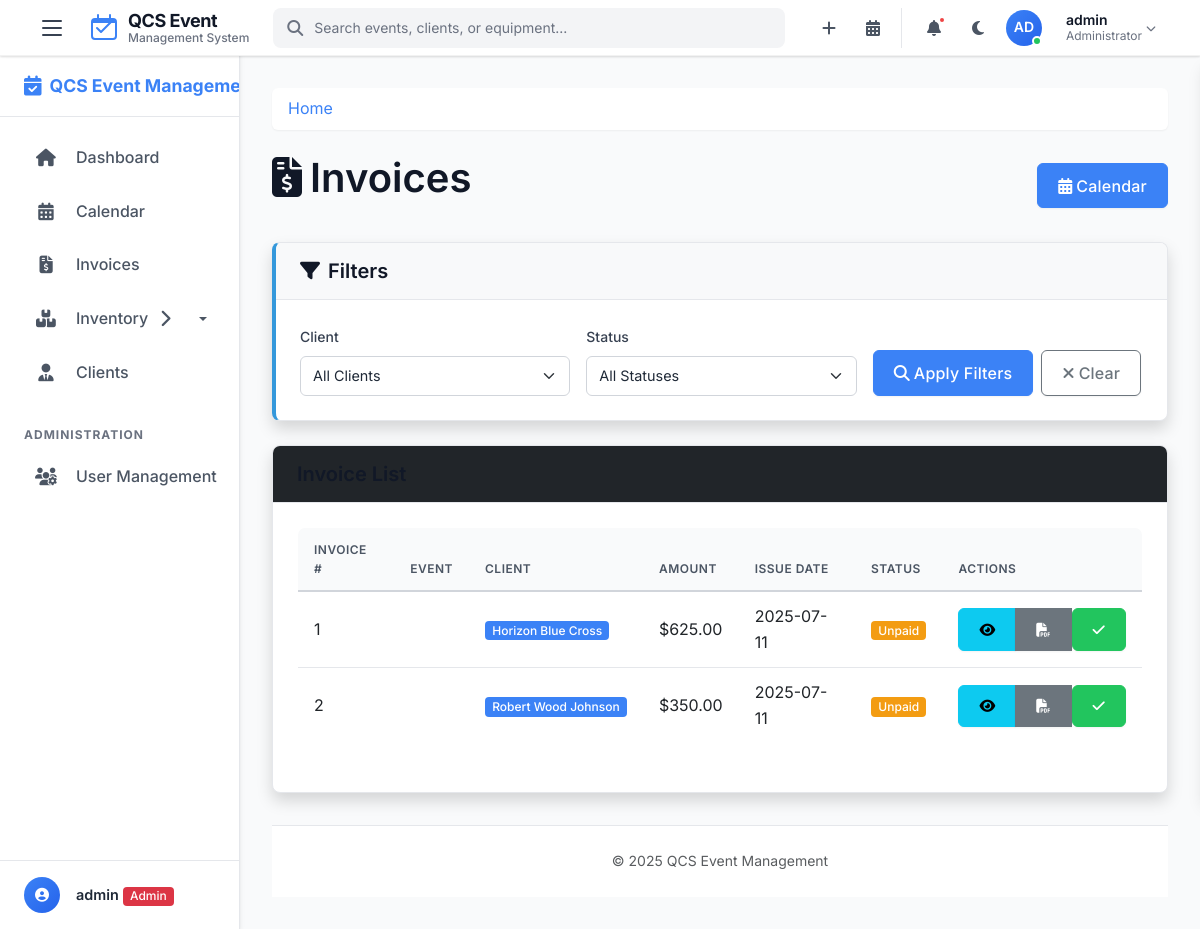
Page /invoices (signed in) on the earlier database version.
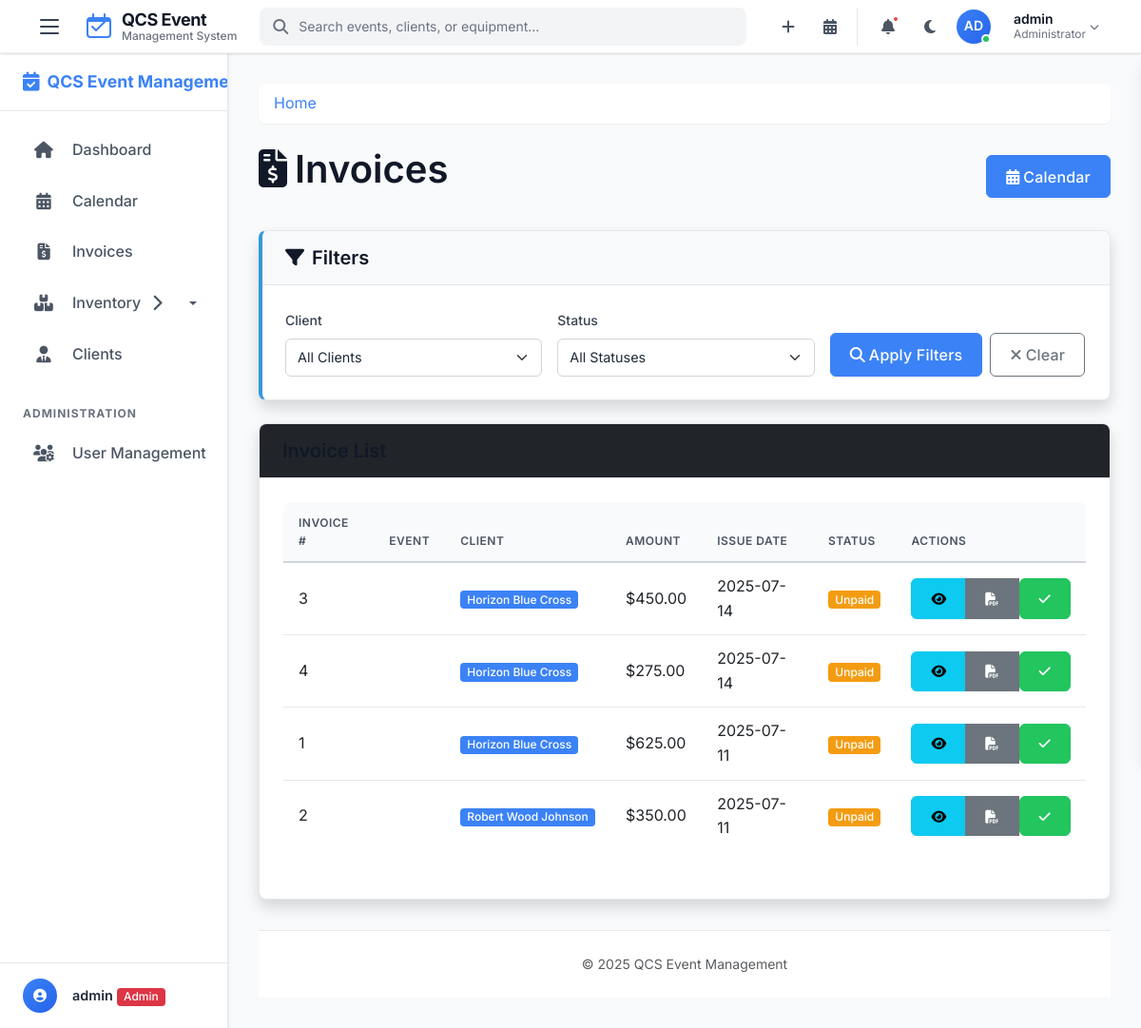
Same page on the later database version.
### tables this page shows
CREATE TABLE invoices (
    id INTEGER PRIMARY KEY AUTOINCREMENT,
    event_id INTEGER,
    client_id INTEGER,
    amount REAL,
    issue_date TEXT NOT NULL DEFAULT (datetime('now')),
    due_date TEXT,
    status TEXT DEFAULT 'unpaid' CHECK(status IN ('unpaid', 'partial', 'paid', 'overdue')),
    notes TEXT,
    created_by INTEGER,
    last_updated TEXT,
    last_updated_by INTEGER,
    FOREIGN KEY (event_id) REFERENCES events(event_id),
    FOREIGN KEY (client_id) REFERENCES clients(id),
    FOREIGN KEY (created_by) REFERENCES users(id),
    FOREIGN KEY (last_updated_by) REFERENCES users(id)
);

CREATE TABLE clients (
    id INTEGER PRIMARY KEY AUTOINCREMENT,
    name TEXT NOT NULL,
    color TEXT NOT NULL,
    contact_person TEXT,
    phone TEXT,
    email TEXT,
    address TEXT,
    city TEXT,
    state TEXT,
    zip TEXT,
    notes TEXT,
    preferences TEXT,
    created_at TEXT NOT NULL DEFAULT (datetime('now')),
    created_by INTEGER,
    FOREIGN KEY (created_by) REFERENCES users(id)
);

### app.py (the view)
@app.route('/invoices')
@login_required
def invoices():
    db = get_db()
    invoices_list = db.execute(
        '''SELECT i.*, c.name as client_name, e.event_name
           FROM invoices i
           JOIN clients c ON i.client_id = c.id
           LEFT JOIN events e ON i.event_id = e.event_id
           ORDER BY i.issue_date DESC'''
    ).fetchall()
    return render_template('invoices.html', invoices=invoices_list)

### app.py (called while the page is built)
@app.after_request
def add_security_headers(response):
    response.headers['X-Content-Type-Options'] = 'nosniff'
    response.headers['X-Frame-Options'] = 'DENY'
    response.headers['X-XSS-Protection'] = '1; mode=block'
    response.headers['Strict-Transport-Security'] = 'max-age=31536000; includeSubDomains'
    return response

### helpers.py (called while the page is built)
def get_db():
    if 'db' not in g:
        g.db = sqlite3.connect(
            current_app.config['DATABASE'],
            detect_types=sqlite3.PARSE_DECLTYPES
        )
        g.db.row_factory = sqlite3.Row
    return g.db

def login_required(f):
    @wraps(f)
    def decorated_function(*args, **kwargs):
        if 'user_id' not in session:
            if request.path.startswith('/api/') or request.is_json or request.headers.get('X-Requested-With') == 'XMLHttpRequest':
                return jsonify({'error': 'Authentication required'}), 401
            else:
                flash('Please log in first', 'warning')
                return redirect(url_for('login'))
        return f(*args, **kwargs)
    return decorated_function

### templates/invoices.html (shortened to what this page needs)
{% extends 'layout.html' %}
{% block content %}
<div class="d-flex justify-content-between align-items-center mb-4">
    <h1><i class="fas fa-file-invoice-dollar me-2"></i>Invoices</h1>
    <a href="{{ url_for('calendar.calendar') }}" class="btn btn-primary">
        <i class="fas fa-calendar-alt me-1"></i>Calendar
    </a>
</div>
<div class="card shadow mb-4 filter-card">
    <div class="card-header bg-light">
        <h5 class="mb-0"><i class="fas fa-filter me-2"></i>Filters</h5>
    </div>
    <div class="card-body">
        <form method="get" class="row g-3">
            <div class="col-md-4">
                <label for="client" class="form-label">Client</label>
                <select class="form-select" id="client" name="client">
                    <option value="">All Clients</option>
                </select>
            </div>
            <div class="col-md-4">
                <label for="status" class="form-label">Status</label>
                <select class="form-select" id="status" name="status">
                    <option value="">All Statuses</option>
                </select>
            </div>
            <div class="col-md-4 d-flex align-items-end">
                <button type="submit" class="btn btn-primary">
                    <i class="fas fa-search me-1"></i>Apply Filters
                </button>
                <a href="{{ url_for('calendar.invoices') }}" class="btn btn-outline-secondary ms-2">
                    <i class="fas fa-times me-1"></i>Clear
                </a>
            </div>
        </form>
    </div>
</div>
<div class="card shadow">
    <div class="card-header bg-dark text-white">
        <h5 class="mb-0">Invoice List</h5>
    </div>
    <div class="card-body">
        {% if invoices %}
        <div class="table-responsive">
            <table class="table table-hover">
                <thead>
                    <tr>
                        <th>Invoice #</th>
                        <th>Event</th>
                        <th>Client</th>
                        <th>Amount</th>
                        <th>Issue Date</th>
                        <th>Status</th>
                        <th>Actions</th>
                    </tr>
                </thead>
                <tbody>
                    {% for invoice in invoices %}
                    <tr class="invoice-{{ invoice.status }}">
                        <td>{{ invoice.id }}</td>
                        <td>
                        </td>
                        <td>
                            <span class="badge client-badge" data-color="{{ invoice.client_color }}">
                                {{ invoice.client_name }}
                            </span>
                        </td>
                        <td>${{ "%.2f"|format(invoice.amount) }}</td>
                        <td>{{ invoice.issue_date }}</td>
                        <td>
                            <span class="badge badge-status">
                                {{ invoice.status|capitalize }}
                            </span>
                        </td>
                        <td>
                            <div class="btn-group">
                                <a href="{{ url_for('calendar.view_invoice', invoice_id=invoice.id) }}" class="btn btn-sm btn-info">
                                    <i class="fas fa-eye"></i>
                                </a>
                                <a href="{{ url_for('calendar.generate_invoice_pdf', invoice_id=invoice.id) }}" class="btn btn-sm btn-secondary">
                                    <i class="fas fa-file-pdf"></i>
                                </a>
                                {% if invoice.status == 'unpaid' %}
                                <form action="{{ url_for('calendar.mark_invoice_paid', invoice_id=invoice.id) }}" method="post">
                                    <button type="submit" class="btn btn-sm btn-success">
                                        <i class="fas fa-check"></i>
                                    </button>
                                </form>
                                {% endif %}
                            </div>
                        </td>
                    </tr>
                    {% endfor %}
                </tbody>
            </table>
        </div>
        {% endif %}
    </div>
</div>
{% endblock %}

### templates/layout.html (shortened to what this page needs)
<!DOCTYPE html>
<html lang="en">
<head>
    <link href="https://cdn.jsdelivr.net/npm/bootstrap@5.3.0-alpha1/dist/css/bootstrap.min.css" rel="stylesheet">
    <link rel="stylesheet" href="https://cdnjs.cloudflare.com/ajax/libs/font-awesome/6.1.1/css/all.min.css">
    <link rel="stylesheet" href="{{ url_for('static', filename='style.css') }}">
</head>
<body class="modern-ui">
    <header class="modern-header">
        <div class="header-container">
            <div class="header-left">
                {% if session.user_id %}
                <button class="menu-toggle" id="sidebarToggle" aria-label="Toggle navigation menu">
                    <span class="menu-icon">
                        <span></span>
                        <span></span>
                        <span></span>
                    </span>
                </button>
                {% endif %}
                <a class="brand-link" href="{{ url_for('index') }}">
                    <div class="brand-logo">
                    </div>
                    <div class="brand-text">
                        <span class="brand-name">QCS Event</span>
                        <span class="brand-tagline">Management System</span>
                    </div>
                </a>
            </div>
            {% if session.user_id %}
            <div class="header-center">
                <div class="search-wrapper">
                    <div class="search-box" id="searchBox">
                        <div class="search-input-wrapper">
                            <input type="text"
                                   class="search-input"
                                   placeholder="Search events, clients, or equipment..."
                                   id="globalSearch"
                                   autocomplete="off">
                        </div>
                    </div>
                </div>
            </div>
            {% endif %}
            <div class="header-right">
                {% if not session.user_id %}
                <nav class="auth-nav">
                    <a href="{{ url_for('login') }}" class="auth-link signin">
                        <i class="fas fa-sign-in-alt d-md-none"></i>
                        <span>Sign In</span>
                    </a>
                    <a href="{{ url_for('register') }}" class="auth-link signup">
                        <i class="fas fa-user-plus d-md-none"></i>
                        <span>Get Started</span>
                    </a>
                </nav>
                {% else %}
                <div class="header-actions">
                    <div class="quick-actions d-none d-lg-flex">
                        <button class="action-btn" data-bs-toggle="tooltip" data-bs-placement="bottom" title="Create New Event">
                            <i class="fas fa-plus"></i>
                        </button>
                        <button class="action-btn" data-bs-toggle="tooltip" data-bs-placement="bottom" title="View Calendar">
                            <i class="fas fa-calendar-alt"></i>
                        </button>
                    </div>
                    <div class="notification-wrapper">
                        <button class="action-btn notification-btn" id="notificationsToggle" aria-label="View notifications">
                            <i class="fas fa-bell"></i>
                            <span class="notification-dot"></span>
                        </button>
                    </div>
                    <button class="action-btn theme-btn" id="themeToggle" aria-label="Toggle theme">
                        <i class="fas fa-moon theme-icon-dark"></i>
                    </button>
                    <div class="user-menu dropdown">
                        <button class="user-menu-toggle"
                                id="userDropdown"
                                data-bs-toggle="dropdown"
                                aria-expanded="false">
                            <div class="user-avatar-wrapper">
                                <div class="user-avatar">
                                    <span>{{ session.username[:2].upper() }}</span>
                                </div>
                                <div class="user-status-indicator"></div>
                            </div>
                            <div class="user-details d-none d-md-flex">
                                <div class="user-info-text">
                                    <span class="user-display-name">{{ session.username }}</span>
                                    <span class="user-role-text">
                                        {% if session.role == 'admin' %}Administrator{% elif session.role == 'staff' %}Staff Member{% else %}Viewer{% endif %}
                                    </span>
                                </div>
                                <i class="fas fa-chevron-down dropdown-indicator"></i>
                            </div>
                        </button>
                    </div>
                </div>
                {% endif %}
            </div>
        </div>
    </header>
    {% if session.user_id %}
    <nav class="sidebar" id="sidebar">
        <div class="sidebar-header">
            <div class="sidebar-app-brand">
                <i class="fas fa-calendar-check"></i>
                <span>QCS Event Management</span>
            </div>
        </div>
        <div class="sidebar-content">
            <ul class="sidebar-nav">
                <li class="sidebar-item">
                    <a class="sidebar-link {% if request.endpoint == 'index' %}active{% endif %}" href="{{ url_for('index') }}">
                        <i class="fas fa-home"></i>
                        <span>Dashboard</span>
                    </a>
                </li>
                <li class="sidebar-item">
                    <a class="sidebar-link {% if request.endpoint == 'calendar.calendar' %}active{% endif %}" href="{{ url_for('calendar.calendar') }}">
                        <i class="fas fa-calendar-alt"></i>
                        <span>Calendar</span>
                    </a>
                </li>
                <li class="sidebar-item">
                <a class="sidebar-link {% if request.endpoint == 'calendar.invoices' %}active{% endif %}" href="{{ url_for('calendar.invoices') }}">
                        <i class="fas fa-file-invoice-dollar"></i>
                        <span>Invoices</span>
                    </a>
                </li>
                <li class="sidebar-item sidebar-dropdown">
                    <a class="sidebar-link dropdown-toggle {% if request.endpoint in ['equipment', 'element_types', 'elements', 'kits'] %}active{% endif %}" href="#" data-bs-toggle="collapse" data-bs-target="#inventorySubmenu">
                        <i class="fas fa-boxes"></i>
                        <span>Inventory</span>
                        <i class="dropdown-icon fas fa-chevron-right"></i>
                    </a>
                </li>
                <li class="sidebar-item">
                    <a class="sidebar-link {% if request.endpoint == 'clients' %}active{% endif %}" href="{{ url_for('clients') }}">
                        <i class="fas fa-user-tie"></i>
                        <span>Clients</span>
                    </a>
                </li>
                {% if session.role == 'admin' %}
                <li class="sidebar-section">
                    <span>Administration</span>
                </li>
                <li class="sidebar-item">
                    <a class="sidebar-link {% if request.endpoint == 'users' %}active{% endif %}" href="{{ url_for('users') }}">
                        <i class="fas fa-users-cog"></i>
                        <span>User Management</span>
                    </a>
                </li>
                {% endif %}
            </ul>
        </div>
        <div class="sidebar-footer">
            <div class="user-info">
                <div class="user-avatar">
                    <i class="fas fa-user-circle"></i>
                </div>
                <div class="user-details">
                    <div class="user-name">{{ session.username }}</div>
                    <div class="user-role">
                        {% if session.role == 'admin' %}
                        <span class="badge bg-danger">Admin</span>
                        {% elif session.role == 'staff' %}
                        <span class="badge bg-success">Staff</span>
                        {% else %}
                        <span class="badge bg-info">Viewer</span>
                        {% endif %}
                    </div>
                </div>
            </div>
        </div>
    </nav>
    {% endif %}
    <main class="main-content">
        <div class="content-container">
            {% if session.user_id %}
            <nav aria-label="breadcrumb" class="breadcrumb-wrapper">
                <ol class="breadcrumb">
                    <li class="breadcrumb-item"><a href="{{ url_for('index') }}">Home</a></li>
                </ol>
            </nav>
            {% endif %}
            {% block content %}{% endblock %}
            <footer class="footer">
                <div class="text-center">
                    <span class="text-muted">© 2025 QCS Event Management</span>
                </div>
            </footer>
        </div>
    </main>
</body>
</html>

### templates/invoices.html (style rules this page uses)
.filter-card { border-left: 4px solid #3498db; }
.invoice-unpaid .badge-status { background-color: #f39c12; }

Differences in the rows shown:
added invoices: id "3", client_name "Horizon Blue Cross", amount "450.00", issue_date "2025-07-14", status "Unpaid"
added invoices: id "4", client_name "Horizon Blue Cross", amount "275.00", issue_date "2025-07-14", status "Unpaid"
